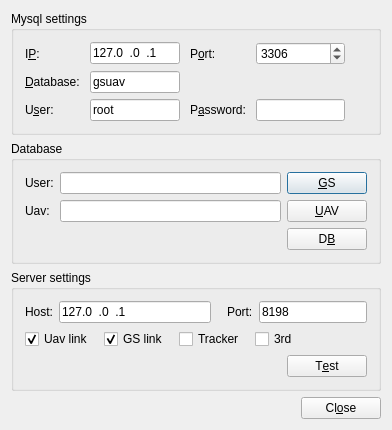
<?xml version="1.0" encoding="UTF-8"?>
<ui version="4.0">
 <class>testDlg</class>
 <widget class="QDialog" name="testDlg">
  <property name="geometry">
   <rect>
    <x>0</x>
    <y>0</y>
    <width>392</width>
    <height>422</height>
   </rect>
  </property>
  <property name="windowTitle">
   <string>Link test</string>
  </property>
  <layout class="QVBoxLayout" name="verticalLayout">
   <item>
    <widget class="QGroupBox" name="groupBox">
     <property name="title">
      <string>Mysql settings</string>
     </property>
     <property name="flat">
      <bool>true</bool>
     </property>
     <layout class="QGridLayout" name="gridLayout_2">
      <property name="horizontalSpacing">
       <number>10</number>
      </property>
      <item row="0" column="0">
       <widget class="QLabel" name="label_4">
        <property name="text">
         <string>I&amp;P:</string>
        </property>
        <property name="buddy">
         <cstring>edit_ip</cstring>
        </property>
       </widget>
      </item>
      <item row="0" column="1">
       <widget class="QLineEdit" name="edit_ip">
        <property name="inputMask">
         <string>000.000.000.000</string>
        </property>
        <property name="text">
         <string>127.0.0.1</string>
        </property>
       </widget>
      </item>
      <item row="0" column="2">
       <widget class="QLabel" name="label_5">
        <property name="text">
         <string>P&amp;ort:</string>
        </property>
        <property name="buddy">
         <cstring>spinBox</cstring>
        </property>
       </widget>
      </item>
      <item row="0" column="3">
       <widget class="QSpinBox" name="spinBox">
        <property name="minimum">
         <number>1000</number>
        </property>
        <property name="maximum">
         <number>65535</number>
        </property>
        <property name="value">
         <number>3306</number>
        </property>
       </widget>
      </item>
      <item row="0" column="4" rowspan="3">
       <spacer name="horizontalSpacer_2">
        <property name="orientation">
         <enum>Qt::Horizontal</enum>
        </property>
        <property name="sizeHint" stdset="0">
         <size>
          <width>40</width>
          <height>20</height>
         </size>
        </property>
       </spacer>
      </item>
      <item row="1" column="0">
       <widget class="QLabel" name="label_3">
        <property name="text">
         <string>&amp;Database:</string>
        </property>
        <property name="buddy">
         <cstring>edit_db</cstring>
        </property>
       </widget>
      </item>
      <item row="1" column="1">
       <widget class="QLineEdit" name="edit_db">
        <property name="text">
         <string>gsuav</string>
        </property>
       </widget>
      </item>
      <item row="2" column="0">
       <widget class="QLabel" name="label_6">
        <property name="text">
         <string>U&amp;ser:</string>
        </property>
        <property name="buddy">
         <cstring>edit_user</cstring>
        </property>
       </widget>
      </item>
      <item row="2" column="1">
       <widget class="QLineEdit" name="edit_user">
        <property name="text">
         <string>root</string>
        </property>
       </widget>
      </item>
      <item row="2" column="2">
       <widget class="QLabel" name="label_7">
        <property name="text">
         <string>P&amp;assword:</string>
        </property>
        <property name="buddy">
         <cstring>edit_pswd</cstring>
        </property>
       </widget>
      </item>
      <item row="2" column="3">
       <widget class="QLineEdit" name="edit_pswd"/>
      </item>
     </layout>
    </widget>
   </item>
   <item>
    <widget class="QGroupBox" name="groupBox_2">
     <property name="title">
      <string>Database</string>
     </property>
     <property name="flat">
      <bool>true</bool>
     </property>
     <layout class="QGridLayout" name="gridLayout">
      <item row="0" column="0">
       <widget class="QLabel" name="label">
        <property name="text">
         <string>User:</string>
        </property>
       </widget>
      </item>
      <item row="0" column="1">
       <widget class="QLineEdit" name="edit_gs">
        <property name="readOnly">
         <bool>true</bool>
        </property>
       </widget>
      </item>
      <item row="0" column="2">
       <widget class="QPushButton" name="btn_gs">
        <property name="text">
         <string>&amp;GS</string>
        </property>
       </widget>
      </item>
      <item row="1" column="0">
       <widget class="QLabel" name="label_2">
        <property name="text">
         <string>Uav:</string>
        </property>
       </widget>
      </item>
      <item row="1" column="1">
       <widget class="QLineEdit" name="edit_uav">
        <property name="readOnly">
         <bool>true</bool>
        </property>
       </widget>
      </item>
      <item row="1" column="2">
       <widget class="QPushButton" name="btn_uav">
        <property name="text">
         <string>&amp;UAV</string>
        </property>
       </widget>
      </item>
      <item row="2" column="0" colspan="3">
       <layout class="QHBoxLayout" name="horizontalLayout_4">
        <item>
         <spacer name="horizontalSpacer_3">
          <property name="orientation">
           <enum>Qt::Horizontal</enum>
          </property>
          <property name="sizeHint" stdset="0">
           <size>
            <width>40</width>
            <height>20</height>
           </size>
          </property>
         </spacer>
        </item>
        <item>
         <widget class="QPushButton" name="btn_db">
          <property name="text">
           <string>D&amp;B</string>
          </property>
         </widget>
        </item>
       </layout>
      </item>
     </layout>
    </widget>
   </item>
   <item>
    <widget class="QGroupBox" name="groupBox_3">
     <property name="title">
      <string>Server settings</string>
     </property>
     <property name="flat">
      <bool>true</bool>
     </property>
     <layout class="QVBoxLayout" name="verticalLayout_2">
      <item>
       <layout class="QHBoxLayout" name="horizontalLayout_2">
        <item>
         <widget class="QLabel" name="label_8">
          <property name="text">
           <string>Host:</string>
          </property>
         </widget>
        </item>
        <item>
         <widget class="QLineEdit" name="edit_host">
          <property name="inputMask">
           <string>000.000.000.000</string>
          </property>
          <property name="text">
           <string>127.0.0.1</string>
          </property>
          <property name="readOnly">
           <bool>true</bool>
          </property>
         </widget>
        </item>
        <item>
         <spacer name="horizontalSpacer_5">
          <property name="orientation">
           <enum>Qt::Horizontal</enum>
          </property>
          <property name="sizeType">
           <enum>QSizePolicy::Fixed</enum>
          </property>
          <property name="sizeHint" stdset="0">
           <size>
            <width>10</width>
            <height>0</height>
           </size>
          </property>
         </spacer>
        </item>
        <item>
         <widget class="QLabel" name="label_9">
          <property name="text">
           <string>Port:</string>
          </property>
         </widget>
        </item>
        <item>
         <widget class="QLineEdit" name="edit_port">
          <property name="sizePolicy">
           <sizepolicy hsizetype="Preferred" vsizetype="Fixed">
            <horstretch>0</horstretch>
            <verstretch>0</verstretch>
           </sizepolicy>
          </property>
          <property name="inputMask">
           <string>00000</string>
          </property>
          <property name="text">
           <string>8198</string>
          </property>
          <property name="readOnly">
           <bool>true</bool>
          </property>
         </widget>
        </item>
       </layout>
      </item>
      <item>
       <layout class="QHBoxLayout" name="horizontalLayout_3">
        <property name="spacing">
         <number>10</number>
        </property>
        <item>
         <widget class="QCheckBox" name="cb_uav">
          <property name="text">
           <string>Uav link</string>
          </property>
          <property name="checked">
           <bool>true</bool>
          </property>
         </widget>
        </item>
        <item>
         <widget class="QCheckBox" name="cb_gs">
          <property name="text">
           <string>GS link</string>
          </property>
          <property name="checked">
           <bool>true</bool>
          </property>
         </widget>
        </item>
        <item>
         <widget class="QCheckBox" name="cb_tracker">
          <property name="text">
           <string>Tracker</string>
          </property>
         </widget>
        </item>
        <item>
         <widget class="QCheckBox" name="cb_3rd">
          <property name="text">
           <string>3rd</string>
          </property>
         </widget>
        </item>
        <item>
         <spacer name="horizontalSpacer_6">
          <property name="orientation">
           <enum>Qt::Horizontal</enum>
          </property>
          <property name="sizeHint" stdset="0">
           <size>
            <width>40</width>
            <height>20</height>
           </size>
          </property>
         </spacer>
        </item>
       </layout>
      </item>
      <item>
       <layout class="QHBoxLayout" name="horizontalLayout_5">
        <item>
         <spacer name="horizontalSpacer_4">
          <property name="orientation">
           <enum>Qt::Horizontal</enum>
          </property>
          <property name="sizeHint" stdset="0">
           <size>
            <width>40</width>
            <height>20</height>
           </size>
          </property>
         </spacer>
        </item>
        <item>
         <widget class="QPushButton" name="btn_test">
          <property name="text">
           <string>T&amp;est</string>
          </property>
         </widget>
        </item>
       </layout>
      </item>
     </layout>
    </widget>
   </item>
   <item>
    <layout class="QHBoxLayout" name="horizontalLayout">
     <item>
      <spacer name="horizontalSpacer">
       <property name="orientation">
        <enum>Qt::Horizontal</enum>
       </property>
       <property name="sizeHint" stdset="0">
        <size>
         <width>40</width>
         <height>20</height>
        </size>
       </property>
      </spacer>
     </item>
     <item>
      <widget class="QPushButton" name="btn_ok">
       <property name="text">
        <string>Cl&amp;ose</string>
       </property>
      </widget>
     </item>
    </layout>
   </item>
  </layout>
 </widget>
 <layoutdefault spacing="6" margin="11"/>
 <tabstops>
  <tabstop>edit_ip</tabstop>
  <tabstop>edit_db</tabstop>
  <tabstop>edit_gs</tabstop>
  <tabstop>btn_gs</tabstop>
  <tabstop>edit_uav</tabstop>
  <tabstop>btn_uav</tabstop>
  <tabstop>btn_db</tabstop>
  <tabstop>edit_host</tabstop>
  <tabstop>edit_port</tabstop>
  <tabstop>cb_uav</tabstop>
  <tabstop>cb_gs</tabstop>
  <tabstop>btn_test</tabstop>
  <tabstop>btn_ok</tabstop>
 </tabstops>
 <resources>
  <include location="testcloud.qrc"/>
 </resources>
 <connections/>
</ui>
